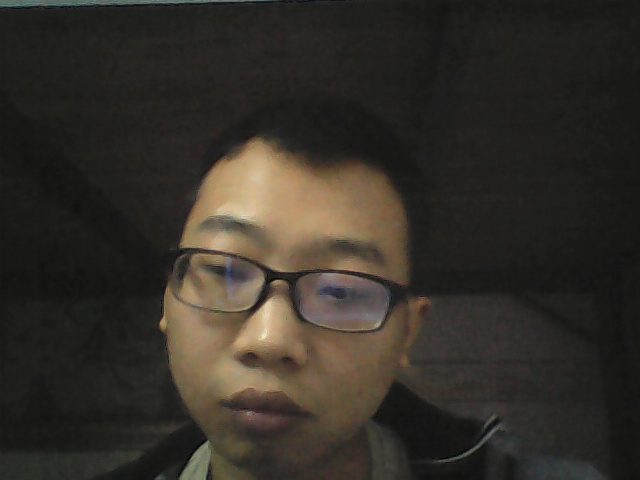
#> input picture frame 0 of OpenCV/book/ch2/screencast.avi, 640 x 480 px, given in place of the camera
$ python cameo.py   (older library calls are emulated)
#> lines starting #> are read from the running program, lines starting #| are printed output that depends on the picture
### OpenCV/book/ch3/managers.py
import cv2
import numpy
import time


class CaptureManager(object):

    def __init__(self, capture, previewWindowManager=None,
                 shouldMirrorPreview=False):

        self.previewWindowManager = previewWindowManager
        self.shouldMirrorPreview = shouldMirrorPreview

        self._capture = capture
        self._channel = 0
        self._enteredFrame = False
        self._frame = None
        self._imageFilename = None
        self._videoFilename = None
        self._videoEncoding = None
        self._videoWriter = None

        self._startTime = None
        self._framesElapsed = 0
        self._fpsEstimate = None

    @property
    def channel(self):
        return self._channel

    # [5 lines left out: function channel, not called in this run]

    @property
    def frame(self):
        if self._enteredFrame and self._frame is None:
            # As of OpenCV 3.0, VideoCapture.retrieve() no longer supports
            # the channel argument.
            # _, self._frame = self._capture.retrieve(channel = self.channel)
            _, self._frame = self._capture.retrieve()
        return self._frame

    @property
    def isWritingImage(self):
        return self._imageFilename is not None

    @property
    def isWritingVideo(self):
        return self._videoFilename is not None

    def enterFrame(self):
        """Capture the next frame, if any."""

        # But first, check that any previous frame was exited.
        assert not self._enteredFrame, \
            'previous enterFrame() had no matching exitFrame()'

        if self._capture is not None:
            self._enteredFrame = self._capture.grab()

    def exitFrame(self):
        """Draw to the window. Write to files. Release the frame."""

        # Check whether any grabbed frame is retrievable.
        # The getter may retrieve and cache the frame.
        if self.frame is None:
            self._enteredFrame = False
            return

        # Update the FPS estimate and related variables.
        if self._framesElapsed == 0:
            self._startTime = time.time()
        else:
            timeElapsed = time.time() - self._startTime
            self._fpsEstimate = self._framesElapsed / timeElapsed
        self._framesElapsed += 1

        # Draw to the window, if any.
        if self.previewWindowManager is not None:
            if self.shouldMirrorPreview:
                # 左右翻转 列不变 相当于镜像
                mirroredFrame = numpy.fliplr(self._frame).copy()
                self.previewWindowManager.show(mirroredFrame)
            else:
                self.previewWindowManager.show(self._frame)

        # Write to the image file, if any.
        if self.isWritingImage:
            cv2.imwrite(self._imageFilename, self._frame)
            self._imageFilename = None

        # Write to the video file, if any.
        self._writeVideoFrame()

        # Release the frame.
        self._frame = None
        self._enteredFrame = False

    def writeImage(self, filename):
        """Write the next exited frame to an image file."""
        self._imageFilename = filename

    # [12 lines left out: functions startWritingVideo, stopWritingVideo, not called in this run]

    def _writeVideoFrame(self):

        if not self.isWritingVideo:
            return

        if self._videoWriter is None:
            fps = self._capture.get(cv2.CAP_PROP_FPS)
            if fps <= 0.0:
                # The capture's FPS is unknown so use an estimate.
                if self._framesElapsed < 20:
                    # Wait until more frames elapse so that the
                    # estimate is more stable.
                    return
                else:
                    fps = self._fpsEstimate
            size = (int(self._capture.get(
                cv2.CAP_PROP_FRAME_WIDTH)),
                    int(self._capture.get(
                        cv2.CAP_PROP_FRAME_HEIGHT)))
            self._videoWriter = cv2.VideoWriter(
                self._videoFilename, self._videoEncoding,
                fps, size)

        self._videoWriter.write(self._frame)


class WindowManager(object):

    def __init__(self, windowName, keypressCallback=None):
        self.keypressCallback = keypressCallback

        self._windowName = windowName
        self._isWindowCreated = False

    @property
    def isWindowCreated(self):
        return self._isWindowCreated

    def createWindow(self):
        cv2.namedWindow(self._windowName)
        self._isWindowCreated = True

    def show(self, frame):
        cv2.imshow(self._windowName, frame)

    def destroyWindow(self):
        cv2.destroyWindow(self._windowName)
        self._isWindowCreated = False

    def processEvents(self):
        keycode = cv2.waitKey(1)
        if self.keypressCallback is not None and keycode != -1:
            # Discard any non-ASCII info encoded by GTK.
            keycode &= 0xFF
            self.keypressCallback(keycode)

### OpenCV/book/ch3/filters.py
import cv2
import numpy as np
import untils


def strokeEdges(src, dst, blurKsize=7, edgeKsize=5):
    if blurKsize >= 3:
        blurredsrc = cv2.medianBlur(src, blurKsize)
        graySrc = cv2.cvtColor(blurredsrc, cv2.COLOR_BGR2GRAY)
    else:
        graySrc = cv2.cvtColor(src, cv2.COLOR_BGR2GRAY)
    cv2.Laplacian(graySrc, cv2.CV_8U, graySrc, ksize=edgeKsize)
    normalizedInverseAlpha = (1.0 / 255) * (255 - graySrc)
    channels = cv2.split(src)
    for channel in channels:
        channel[:] = channel * normalizedInverseAlpha
    cv2.merge(channels, dst)


class VConvolutFilter(object):
    def __init__(self, kernel):
        self._kernel = kernel

    def apply(self, src, dst):
        cv2.filter2D(src, -1, self._kernel, dst)


class SharpenFilter(VConvolutFilter):
    def __init__(self):
        kernel = np.array([[-1, -1, -1], [-1, 9, -1], [-1, -1, -1]])
        VConvolutFilter.__init__(self, kernel)

### OpenCV/book/ch3/cameo.py
import cv2
from managers import WindowManager, CaptureManager
import filters
import sys
import ch4.depth


class Cameo(object):

    def __init__(self):
        self._windowManager = WindowManager('Cameo',
                                            self.onKeypress)
        self._captureManager = CaptureManager(
            cv2.VideoCapture(0), self._windowManager, True)
        self._curveFilter = filters.SharpenFilter()

    def run(self):
        """Run the main loop."""
        self._windowManager.createWindow()
        while self._windowManager.isWindowCreated:
            self._captureManager.enterFrame()
            frame = self._captureManager.frame
            filters.strokeEdges(frame, frame)
            self._curveFilter.apply(frame, frame)
            if frame is not None:
                # TODO: Filter the frame (Chapter 3).
                pass

            self._captureManager.exitFrame()
            self._windowManager.processEvents()
#> this loop made 1 pass; (key Esc is pressed on pass 1)
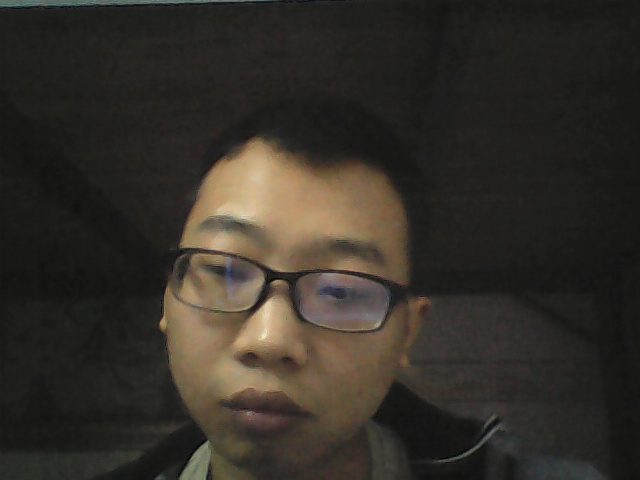
#> input picture frame 0 of OpenCV/book/ch2/screencast.avi, 640 x 480 px, given in place of the camera
#> pass 1, in strokeEdges, `graySrc = cv2.cvtColor(blurredsrc, cv2.COLOR_BGR2GRAY)`:
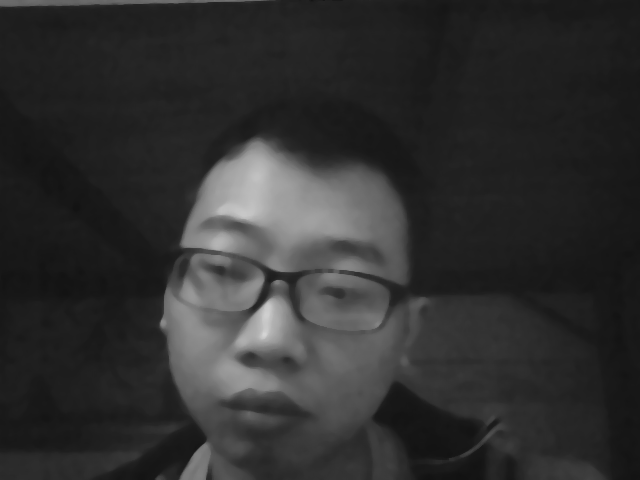
#> graySrc: shape (480, 640); min 17, max 212, mean 47.8
#> pass 1, in strokeEdges, `normalizedInverseAlpha = (1.0 / 255) * (255 - graySrc)`:
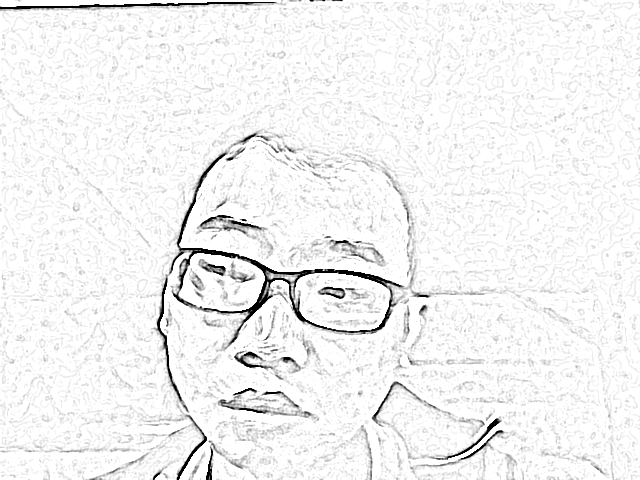
#> normalizedInverseAlpha: shape (480, 640) float64; min 0, max 1, mean 0.95
#> pass 1, in exitFrame, `mirroredFrame = numpy.fliplr(self._frame).copy()`:
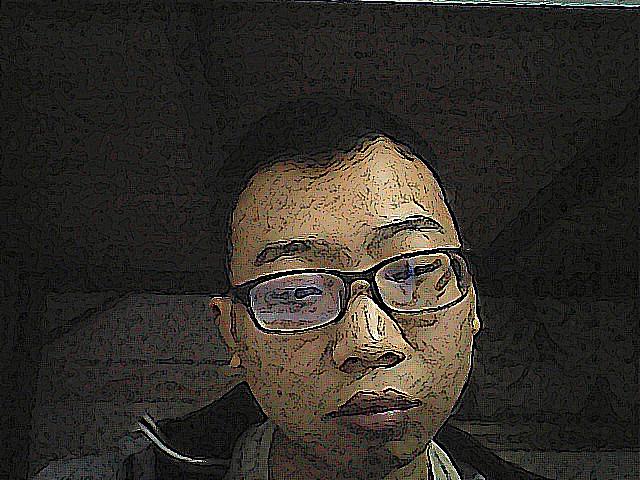
#> mirroredFrame: shape (480, 640, 3); mean B, G, R 40.3, 46.4, 50.8
#> after the loop:
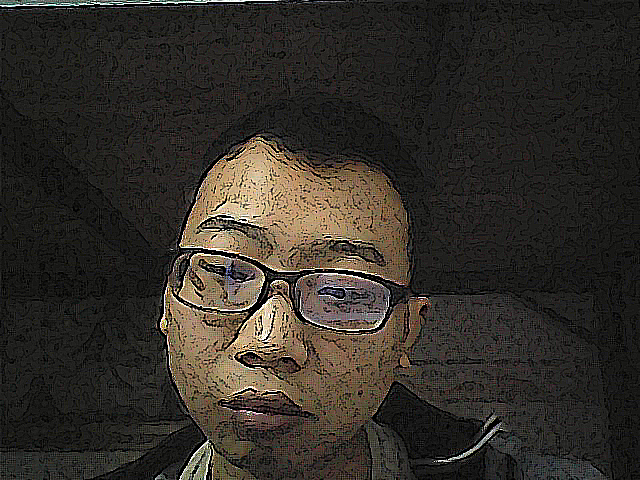
#> frame: shape (480, 640, 3); mean B, G, R 40.3, 46.4, 50.8

    def onKeypress(self, keycode):
        """Handle a keypress.

        space  -> Take a screenshot.
        tab    -> Start/stop recording a screencast.
        escape -> Quit.

        """
        if keycode == 32:  # space
            self._captureManager.writeImage('screenshot.png')
        elif keycode == 9:  # tab
            if not self._captureManager.isWritingVideo:
                self._captureManager.startWritingVideo(
                    'screencast.avi')
            else:
                self._captureManager.stopWritingVideo()
        elif keycode == 27:  # escape
            self._windowManager.destroyWindow()
            sys.exit()
#> (the program exits here)
